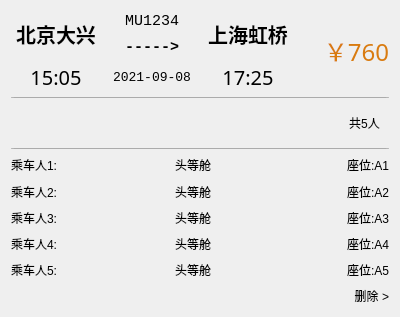
<?xml version="1.0" encoding="UTF-8"?>
<ui version="4.0">
 <class>CartItem</class>
 <widget class="QWidget" name="CartItem">
  <property name="geometry">
   <rect>
    <x>0</x>
    <y>0</y>
    <width>400</width>
    <height>317</height>
   </rect>
  </property>
  <property name="minimumSize">
   <size>
    <width>400</width>
    <height>0</height>
   </size>
  </property>
  <property name="maximumSize">
   <size>
    <width>400</width>
    <height>16777215</height>
   </size>
  </property>
  <property name="windowTitle">
   <string>Form</string>
  </property>
  <layout class="QGridLayout" name="gridLayout">
   <item row="7" column="0" colspan="4">
    <widget class="QWidget" name="widget_2" native="true">
     <layout class="QHBoxLayout" name="horizontalLayout_2">
      <property name="leftMargin">
       <number>0</number>
      </property>
      <property name="topMargin">
       <number>0</number>
      </property>
      <property name="rightMargin">
       <number>0</number>
      </property>
      <property name="bottomMargin">
       <number>0</number>
      </property>
      <item>
       <widget class="QLabel" name="label_p1">
        <property name="text">
         <string>乘车人1:</string>
        </property>
       </widget>
      </item>
      <item>
       <widget class="QLabel" name="label_cabin1">
        <property name="maximumSize">
         <size>
          <width>50</width>
          <height>16777215</height>
         </size>
        </property>
        <property name="text">
         <string>头等舱</string>
        </property>
       </widget>
      </item>
      <item>
       <widget class="QLabel" name="label_seat1">
        <property name="text">
         <string>座位:A1</string>
        </property>
        <property name="alignment">
         <set>Qt::AlignRight|Qt::AlignTrailing|Qt::AlignVCenter</set>
        </property>
       </widget>
      </item>
     </layout>
    </widget>
   </item>
   <item row="0" column="2" rowspan="2">
    <widget class="QLabel" name="label_to">
     <property name="font">
      <font>
       <family>等线</family>
       <pointsize>15</pointsize>
       <weight>75</weight>
       <bold>true</bold>
      </font>
     </property>
     <property name="text">
      <string>上海虹桥</string>
     </property>
     <property name="alignment">
      <set>Qt::AlignCenter</set>
     </property>
    </widget>
   </item>
   <item row="1" column="1">
    <widget class="QLabel" name="label_arrow">
     <property name="maximumSize">
      <size>
       <width>100</width>
       <height>16777215</height>
      </size>
     </property>
     <property name="font">
      <font>
       <family>Consolas</family>
       <pointsize>11</pointsize>
       <weight>75</weight>
       <italic>false</italic>
       <bold>true</bold>
       <kerning>false</kerning>
      </font>
     </property>
     <property name="text">
      <string>-----&gt;</string>
     </property>
     <property name="alignment">
      <set>Qt::AlignCenter</set>
     </property>
    </widget>
   </item>
   <item row="2" column="1">
    <widget class="QLabel" name="label_date">
     <property name="font">
      <font>
       <family>Consolas</family>
       <pointsize>10</pointsize>
      </font>
     </property>
     <property name="text">
      <string>2021-09-08</string>
     </property>
     <property name="alignment">
      <set>Qt::AlignCenter</set>
     </property>
    </widget>
   </item>
   <item row="6" column="0" colspan="4">
    <widget class="QPushButton" name="pushButton_2">
     <property name="maximumSize">
      <size>
       <width>16777215</width>
       <height>1</height>
      </size>
     </property>
     <property name="focusPolicy">
      <enum>Qt::NoFocus</enum>
     </property>
     <property name="text">
      <string/>
     </property>
    </widget>
   </item>
   <item row="11" column="0" colspan="4">
    <widget class="QWidget" name="widget_6" native="true">
     <layout class="QHBoxLayout" name="horizontalLayout_6">
      <property name="leftMargin">
       <number>0</number>
      </property>
      <property name="topMargin">
       <number>0</number>
      </property>
      <property name="rightMargin">
       <number>0</number>
      </property>
      <property name="bottomMargin">
       <number>0</number>
      </property>
      <item>
       <widget class="QLabel" name="label_p1_5">
        <property name="text">
         <string>乘车人5:</string>
        </property>
       </widget>
      </item>
      <item>
       <widget class="QLabel" name="label_cabin1_5">
        <property name="maximumSize">
         <size>
          <width>50</width>
          <height>16777215</height>
         </size>
        </property>
        <property name="text">
         <string>头等舱</string>
        </property>
       </widget>
      </item>
      <item>
       <widget class="QLabel" name="label_seat1_5">
        <property name="text">
         <string>座位:A5</string>
        </property>
        <property name="alignment">
         <set>Qt::AlignRight|Qt::AlignTrailing|Qt::AlignVCenter</set>
        </property>
       </widget>
      </item>
     </layout>
    </widget>
   </item>
   <item row="0" column="1">
    <widget class="QLabel" name="label_num">
     <property name="font">
      <font>
       <family>Consolas</family>
       <pointsize>11</pointsize>
       <weight>50</weight>
       <bold>false</bold>
      </font>
     </property>
     <property name="text">
      <string>MU1234</string>
     </property>
     <property name="alignment">
      <set>Qt::AlignCenter</set>
     </property>
    </widget>
   </item>
   <item row="4" column="0" colspan="4">
    <widget class="QPushButton" name="pushButton">
     <property name="maximumSize">
      <size>
       <width>16777215</width>
       <height>1</height>
      </size>
     </property>
     <property name="focusPolicy">
      <enum>Qt::NoFocus</enum>
     </property>
     <property name="text">
      <string/>
     </property>
    </widget>
   </item>
   <item row="8" column="0" colspan="4">
    <widget class="QWidget" name="widget_3" native="true">
     <layout class="QHBoxLayout" name="horizontalLayout_3">
      <property name="leftMargin">
       <number>0</number>
      </property>
      <property name="topMargin">
       <number>0</number>
      </property>
      <property name="rightMargin">
       <number>0</number>
      </property>
      <property name="bottomMargin">
       <number>0</number>
      </property>
      <item>
       <widget class="QLabel" name="label_p1_2">
        <property name="text">
         <string>乘车人2:</string>
        </property>
       </widget>
      </item>
      <item>
       <widget class="QLabel" name="label_cabin1_2">
        <property name="maximumSize">
         <size>
          <width>50</width>
          <height>16777215</height>
         </size>
        </property>
        <property name="text">
         <string>头等舱</string>
        </property>
       </widget>
      </item>
      <item>
       <widget class="QLabel" name="label_seat1_2">
        <property name="text">
         <string>座位:A2</string>
        </property>
        <property name="alignment">
         <set>Qt::AlignRight|Qt::AlignTrailing|Qt::AlignVCenter</set>
        </property>
       </widget>
      </item>
     </layout>
    </widget>
   </item>
   <item row="0" column="3" rowspan="3">
    <widget class="QLabel" name="label_price">
     <property name="palette">
      <palette>
       <active>
        <colorrole role="WindowText">
         <brush brushstyle="SolidPattern">
          <color alpha="255">
           <red>217</red>
           <green>123</green>
           <blue>16</blue>
          </color>
         </brush>
        </colorrole>
       </active>
       <inactive>
        <colorrole role="WindowText">
         <brush brushstyle="SolidPattern">
          <color alpha="255">
           <red>217</red>
           <green>123</green>
           <blue>16</blue>
          </color>
         </brush>
        </colorrole>
       </inactive>
       <disabled>
        <colorrole role="WindowText">
         <brush brushstyle="SolidPattern">
          <color alpha="255">
           <red>125</red>
           <green>125</green>
           <blue>125</blue>
          </color>
         </brush>
        </colorrole>
       </disabled>
      </palette>
     </property>
     <property name="font">
      <font>
       <family>楷体</family>
       <pointsize>18</pointsize>
      </font>
     </property>
     <property name="text">
      <string>￥760</string>
     </property>
     <property name="alignment">
      <set>Qt::AlignRight|Qt::AlignTrailing|Qt::AlignVCenter</set>
     </property>
    </widget>
   </item>
   <item row="5" column="0" colspan="4">
    <widget class="QWidget" name="widget" native="true">
     <layout class="QHBoxLayout" name="horizontalLayout">
      <item>
       <spacer name="horizontalSpacer">
        <property name="orientation">
         <enum>Qt::Horizontal</enum>
        </property>
        <property name="sizeHint" stdset="0">
         <size>
          <width>40</width>
          <height>20</height>
         </size>
        </property>
       </spacer>
      </item>
      <item>
       <widget class="ClickableLabel" name="label_total">
        <property name="maximumSize">
         <size>
          <width>100</width>
          <height>16777215</height>
         </size>
        </property>
        <property name="text">
         <string>共5人</string>
        </property>
        <property name="alignment">
         <set>Qt::AlignCenter</set>
        </property>
       </widget>
      </item>
     </layout>
    </widget>
   </item>
   <item row="10" column="0" colspan="4">
    <widget class="QWidget" name="widget_5" native="true">
     <layout class="QHBoxLayout" name="horizontalLayout_5">
      <property name="leftMargin">
       <number>0</number>
      </property>
      <property name="topMargin">
       <number>0</number>
      </property>
      <property name="rightMargin">
       <number>0</number>
      </property>
      <property name="bottomMargin">
       <number>0</number>
      </property>
      <item>
       <widget class="QLabel" name="label_p1_4">
        <property name="text">
         <string>乘车人4:</string>
        </property>
       </widget>
      </item>
      <item>
       <widget class="QLabel" name="label_cabin1_4">
        <property name="maximumSize">
         <size>
          <width>50</width>
          <height>16777215</height>
         </size>
        </property>
        <property name="text">
         <string>头等舱</string>
        </property>
       </widget>
      </item>
      <item>
       <widget class="QLabel" name="label_seat1_4">
        <property name="text">
         <string>座位:A4</string>
        </property>
        <property name="alignment">
         <set>Qt::AlignRight|Qt::AlignTrailing|Qt::AlignVCenter</set>
        </property>
       </widget>
      </item>
     </layout>
    </widget>
   </item>
   <item row="0" column="0" rowspan="2">
    <widget class="QLabel" name="label_from">
     <property name="font">
      <font>
       <family>等线</family>
       <pointsize>15</pointsize>
       <weight>75</weight>
       <bold>true</bold>
      </font>
     </property>
     <property name="text">
      <string>北京大兴</string>
     </property>
     <property name="alignment">
      <set>Qt::AlignCenter</set>
     </property>
    </widget>
   </item>
   <item row="9" column="0" colspan="4">
    <widget class="QWidget" name="widget_4" native="true">
     <layout class="QHBoxLayout" name="horizontalLayout_4">
      <property name="leftMargin">
       <number>0</number>
      </property>
      <property name="topMargin">
       <number>0</number>
      </property>
      <property name="rightMargin">
       <number>0</number>
      </property>
      <property name="bottomMargin">
       <number>0</number>
      </property>
      <item>
       <widget class="QLabel" name="label_p1_3">
        <property name="text">
         <string>乘车人3:</string>
        </property>
       </widget>
      </item>
      <item>
       <widget class="QLabel" name="label_cabin1_3">
        <property name="maximumSize">
         <size>
          <width>50</width>
          <height>16777215</height>
         </size>
        </property>
        <property name="text">
         <string>头等舱</string>
        </property>
       </widget>
      </item>
      <item>
       <widget class="QLabel" name="label_seat1_3">
        <property name="text">
         <string>座位:A3</string>
        </property>
        <property name="alignment">
         <set>Qt::AlignRight|Qt::AlignTrailing|Qt::AlignVCenter</set>
        </property>
       </widget>
      </item>
     </layout>
    </widget>
   </item>
   <item row="2" column="2">
    <widget class="QLabel" name="label_toTime">
     <property name="palette">
      <palette>
       <active>
        <colorrole role="WindowText">
         <brush brushstyle="SolidPattern">
          <color alpha="255">
           <red>0</red>
           <green>0</green>
           <blue>0</blue>
          </color>
         </brush>
        </colorrole>
        <colorrole role="Button">
         <brush brushstyle="SolidPattern">
          <color alpha="255">
           <red>255</red>
           <green>255</green>
           <blue>255</blue>
          </color>
         </brush>
        </colorrole>
        <colorrole role="Light">
         <brush brushstyle="SolidPattern">
          <color alpha="255">
           <red>255</red>
           <green>255</green>
           <blue>255</blue>
          </color>
         </brush>
        </colorrole>
        <colorrole role="Midlight">
         <brush brushstyle="SolidPattern">
          <color alpha="255">
           <red>255</red>
           <green>255</green>
           <blue>255</blue>
          </color>
         </brush>
        </colorrole>
        <colorrole role="Dark">
         <brush brushstyle="SolidPattern">
          <color alpha="255">
           <red>127</red>
           <green>127</green>
           <blue>127</blue>
          </color>
         </brush>
        </colorrole>
        <colorrole role="Mid">
         <brush brushstyle="SolidPattern">
          <color alpha="255">
           <red>170</red>
           <green>170</green>
           <blue>170</blue>
          </color>
         </brush>
        </colorrole>
        <colorrole role="Text">
         <brush brushstyle="SolidPattern">
          <color alpha="255">
           <red>0</red>
           <green>0</green>
           <blue>0</blue>
          </color>
         </brush>
        </colorrole>
        <colorrole role="BrightText">
         <brush brushstyle="SolidPattern">
          <color alpha="255">
           <red>255</red>
           <green>255</green>
           <blue>255</blue>
          </color>
         </brush>
        </colorrole>
        <colorrole role="ButtonText">
         <brush brushstyle="SolidPattern">
          <color alpha="255">
           <red>0</red>
           <green>0</green>
           <blue>0</blue>
          </color>
         </brush>
        </colorrole>
        <colorrole role="Base">
         <brush brushstyle="SolidPattern">
          <color alpha="255">
           <red>255</red>
           <green>255</green>
           <blue>255</blue>
          </color>
         </brush>
        </colorrole>
        <colorrole role="Window">
         <brush brushstyle="SolidPattern">
          <color alpha="255">
           <red>255</red>
           <green>255</green>
           <blue>255</blue>
          </color>
         </brush>
        </colorrole>
        <colorrole role="Shadow">
         <brush brushstyle="SolidPattern">
          <color alpha="255">
           <red>0</red>
           <green>0</green>
           <blue>0</blue>
          </color>
         </brush>
        </colorrole>
        <colorrole role="AlternateBase">
         <brush brushstyle="SolidPattern">
          <color alpha="255">
           <red>255</red>
           <green>255</green>
           <blue>255</blue>
          </color>
         </brush>
        </colorrole>
        <colorrole role="ToolTipBase">
         <brush brushstyle="SolidPattern">
          <color alpha="255">
           <red>255</red>
           <green>255</green>
           <blue>220</blue>
          </color>
         </brush>
        </colorrole>
        <colorrole role="ToolTipText">
         <brush brushstyle="SolidPattern">
          <color alpha="255">
           <red>0</red>
           <green>0</green>
           <blue>0</blue>
          </color>
         </brush>
        </colorrole>
        <colorrole role="PlaceholderText">
         <brush brushstyle="SolidPattern">
          <color alpha="128">
           <red>0</red>
           <green>0</green>
           <blue>0</blue>
          </color>
         </brush>
        </colorrole>
       </active>
       <inactive>
        <colorrole role="WindowText">
         <brush brushstyle="SolidPattern">
          <color alpha="255">
           <red>0</red>
           <green>0</green>
           <blue>0</blue>
          </color>
         </brush>
        </colorrole>
        <colorrole role="Button">
         <brush brushstyle="SolidPattern">
          <color alpha="255">
           <red>255</red>
           <green>255</green>
           <blue>255</blue>
          </color>
         </brush>
        </colorrole>
        <colorrole role="Light">
         <brush brushstyle="SolidPattern">
          <color alpha="255">
           <red>255</red>
           <green>255</green>
           <blue>255</blue>
          </color>
         </brush>
        </colorrole>
        <colorrole role="Midlight">
         <brush brushstyle="SolidPattern">
          <color alpha="255">
           <red>255</red>
           <green>255</green>
           <blue>255</blue>
          </color>
         </brush>
        </colorrole>
        <colorrole role="Dark">
         <brush brushstyle="SolidPattern">
          <color alpha="255">
           <red>127</red>
           <green>127</green>
           <blue>127</blue>
          </color>
         </brush>
        </colorrole>
        <colorrole role="Mid">
         <brush brushstyle="SolidPattern">
          <color alpha="255">
           <red>170</red>
           <green>170</green>
           <blue>170</blue>
          </color>
         </brush>
        </colorrole>
        <colorrole role="Text">
         <brush brushstyle="SolidPattern">
          <color alpha="255">
           <red>0</red>
           <green>0</green>
           <blue>0</blue>
          </color>
         </brush>
        </colorrole>
        <colorrole role="BrightText">
         <brush brushstyle="SolidPattern">
          <color alpha="255">
           <red>255</red>
           <green>255</green>
           <blue>255</blue>
          </color>
         </brush>
        </colorrole>
        <colorrole role="ButtonText">
         <brush brushstyle="SolidPattern">
          <color alpha="255">
           <red>0</red>
           <green>0</green>
           <blue>0</blue>
          </color>
         </brush>
        </colorrole>
        <colorrole role="Base">
         <brush brushstyle="SolidPattern">
          <color alpha="255">
           <red>255</red>
           <green>255</green>
           <blue>255</blue>
          </color>
         </brush>
        </colorrole>
        <colorrole role="Window">
         <brush brushstyle="SolidPattern">
          <color alpha="255">
           <red>255</red>
           <green>255</green>
           <blue>255</blue>
          </color>
         </brush>
        </colorrole>
        <colorrole role="Shadow">
         <brush brushstyle="SolidPattern">
          <color alpha="255">
           <red>0</red>
           <green>0</green>
           <blue>0</blue>
          </color>
         </brush>
        </colorrole>
        <colorrole role="AlternateBase">
         <brush brushstyle="SolidPattern">
          <color alpha="255">
           <red>255</red>
           <green>255</green>
           <blue>255</blue>
          </color>
         </brush>
        </colorrole>
        <colorrole role="ToolTipBase">
         <brush brushstyle="SolidPattern">
          <color alpha="255">
           <red>255</red>
           <green>255</green>
           <blue>220</blue>
          </color>
         </brush>
        </colorrole>
        <colorrole role="ToolTipText">
         <brush brushstyle="SolidPattern">
          <color alpha="255">
           <red>0</red>
           <green>0</green>
           <blue>0</blue>
          </color>
         </brush>
        </colorrole>
        <colorrole role="PlaceholderText">
         <brush brushstyle="SolidPattern">
          <color alpha="128">
           <red>0</red>
           <green>0</green>
           <blue>0</blue>
          </color>
         </brush>
        </colorrole>
       </inactive>
       <disabled>
        <colorrole role="WindowText">
         <brush brushstyle="SolidPattern">
          <color alpha="255">
           <red>127</red>
           <green>127</green>
           <blue>127</blue>
          </color>
         </brush>
        </colorrole>
        <colorrole role="Button">
         <brush brushstyle="SolidPattern">
          <color alpha="255">
           <red>255</red>
           <green>255</green>
           <blue>255</blue>
          </color>
         </brush>
        </colorrole>
        <colorrole role="Light">
         <brush brushstyle="SolidPattern">
          <color alpha="255">
           <red>255</red>
           <green>255</green>
           <blue>255</blue>
          </color>
         </brush>
        </colorrole>
        <colorrole role="Midlight">
         <brush brushstyle="SolidPattern">
          <color alpha="255">
           <red>255</red>
           <green>255</green>
           <blue>255</blue>
          </color>
         </brush>
        </colorrole>
        <colorrole role="Dark">
         <brush brushstyle="SolidPattern">
          <color alpha="255">
           <red>127</red>
           <green>127</green>
           <blue>127</blue>
          </color>
         </brush>
        </colorrole>
        <colorrole role="Mid">
         <brush brushstyle="SolidPattern">
          <color alpha="255">
           <red>170</red>
           <green>170</green>
           <blue>170</blue>
          </color>
         </brush>
        </colorrole>
        <colorrole role="Text">
         <brush brushstyle="SolidPattern">
          <color alpha="255">
           <red>127</red>
           <green>127</green>
           <blue>127</blue>
          </color>
         </brush>
        </colorrole>
        <colorrole role="BrightText">
         <brush brushstyle="SolidPattern">
          <color alpha="255">
           <red>255</red>
           <green>255</green>
           <blue>255</blue>
          </color>
         </brush>
        </colorrole>
        <colorrole role="ButtonText">
         <brush brushstyle="SolidPattern">
          <color alpha="255">
           <red>127</red>
           <green>127</green>
           <blue>127</blue>
          </color>
         </brush>
        </colorrole>
        <colorrole role="Base">
         <brush brushstyle="SolidPattern">
          <color alpha="255">
           <red>255</red>
           <green>255</green>
           <blue>255</blue>
          </color>
         </brush>
        </colorrole>
        <colorrole role="Window">
         <brush brushstyle="SolidPattern">
          <color alpha="255">
           <red>255</red>
           <green>255</green>
           <blue>255</blue>
          </color>
         </brush>
        </colorrole>
        <colorrole role="Shadow">
         <brush brushstyle="SolidPattern">
          <color alpha="255">
           <red>0</red>
           <green>0</green>
           <blue>0</blue>
          </color>
         </brush>
        </colorrole>
        <colorrole role="AlternateBase">
         <brush brushstyle="SolidPattern">
          <color alpha="255">
           <red>255</red>
           <green>255</green>
           <blue>255</blue>
          </color>
         </brush>
        </colorrole>
        <colorrole role="ToolTipBase">
         <brush brushstyle="SolidPattern">
          <color alpha="255">
           <red>255</red>
           <green>255</green>
           <blue>220</blue>
          </color>
         </brush>
        </colorrole>
        <colorrole role="ToolTipText">
         <brush brushstyle="SolidPattern">
          <color alpha="255">
           <red>0</red>
           <green>0</green>
           <blue>0</blue>
          </color>
         </brush>
        </colorrole>
        <colorrole role="PlaceholderText">
         <brush brushstyle="SolidPattern">
          <color alpha="128">
           <red>0</red>
           <green>0</green>
           <blue>0</blue>
          </color>
         </brush>
        </colorrole>
       </disabled>
      </palette>
     </property>
     <property name="font">
      <font>
       <family>Impact</family>
       <pointsize>15</pointsize>
      </font>
     </property>
     <property name="text">
      <string>17:25</string>
     </property>
     <property name="alignment">
      <set>Qt::AlignCenter</set>
     </property>
    </widget>
   </item>
   <item row="2" column="0">
    <widget class="QLabel" name="label_fromTime">
     <property name="font">
      <font>
       <family>Impact</family>
       <pointsize>15</pointsize>
      </font>
     </property>
     <property name="text">
      <string>15:05</string>
     </property>
     <property name="alignment">
      <set>Qt::AlignCenter</set>
     </property>
    </widget>
   </item>
   <item row="12" column="3">
    <widget class="ClickableLabel" name="label_del">
     <property name="text">
      <string>删除 &gt;</string>
     </property>
     <property name="alignment">
      <set>Qt::AlignRight|Qt::AlignTrailing|Qt::AlignVCenter</set>
     </property>
    </widget>
   </item>
  </layout>
 </widget>
 <customwidgets>
  <customwidget>
   <class>ClickableLabel</class>
   <extends>QLabel</extends>
   <header>clickablelabel.h</header>
  </customwidget>
 </customwidgets>
 <resources/>
 <connections/>
</ui>
